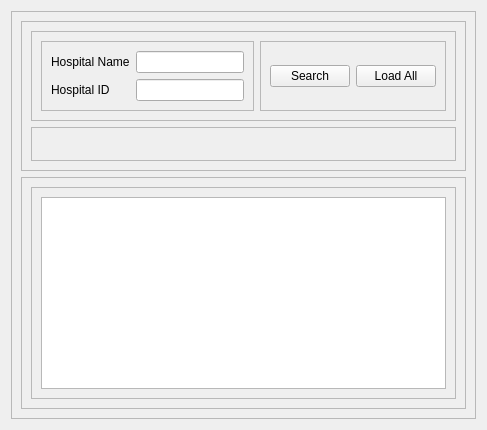
                      <widget class="QWidget" name="viewHospitals">
                       <attribute name="title">
                        <string>View Hospitals</string>
                       </attribute>
                       <layout class="QHBoxLayout" name="horizontalLayout_5">
                        <item>
                         <widget class="QFrame" name="frame_11">
                          <property name="frameShape">
                           <enum>QFrame::StyledPanel</enum>
                          </property>
                          <property name="frameShadow">
                           <enum>QFrame::Raised</enum>
                          </property>
                          <layout class="QVBoxLayout" name="verticalLayout_15">
                           <item>
                            <widget class="QFrame" name="frame_9">
                             <property name="frameShape">
                              <enum>QFrame::StyledPanel</enum>
                             </property>
                             <property name="frameShadow">
                              <enum>QFrame::Raised</enum>
                             </property>
                             <layout class="QVBoxLayout" name="verticalLayout_14">
                              <item>
                               <widget class="QFrame" name="frame_5">
                                <property name="frameShape">
                                 <enum>QFrame::StyledPanel</enum>
                                </property>
                                <property name="frameShadow">
                                 <enum>QFrame::Raised</enum>
                                </property>
                                <layout class="QHBoxLayout" name="horizontalLayout_2">
                                 <item>
                                  <widget class="QFrame" name="frame_6">
                                   <property name="frameShape">
                                    <enum>QFrame::StyledPanel</enum>
                                   </property>
                                   <property name="frameShadow">
                                    <enum>QFrame::Raised</enum>
                                   </property>
                                   <layout class="QGridLayout" name="gridLayout">
                                    <item row="0" column="0">
                                     <widget class="QLabel" name="viewHospitalNameLabel">
                                      <property name="text">
                                       <string>Hospital Name</string>
                                      </property>
                                     </widget>
                                    </item>
                                    <item row="1" column="0">
                                     <widget class="QLabel" name="viewHospitalIDLabel">
                                      <property name="text">
                                       <string>Hospital ID</string>
                                      </property>
                                     </widget>
                                    </item>
                                    <item row="1" column="1">
                                     <widget class="QLineEdit" name="viewHospitalIDSearchField">
                                      <property name="text">
                                       <string/>
                                      </property>
                                     </widget>
                                    </item>
                                    <item row="0" column="1">
                                     <widget class="QLineEdit" name="viewHospitalNameSearchField">
                                      <property name="text">
                                       <string/>
                                      </property>
                                     </widget>
                                    </item>
                                   </layout>
                                  </widget>
                                 </item>
                                 <item>
                                  <widget class="QFrame" name="frame_8">
                                   <property name="frameShape">
                                    <enum>QFrame::StyledPanel</enum>
                                   </property>
                                   <property name="frameShadow">
                                    <enum>QFrame::Raised</enum>
                                   </property>
                                   <layout class="QHBoxLayout" name="horizontalLayout_3">
                                    <item>
                                     <widget class="QPushButton" name="viewHospitalsSearchButton">
                                      <property name="text">
                                       <string>Search</string>
                                      </property>
                                     </widget>
                                    </item>
                                    <item>
                                     <widget class="QPushButton" name="viewHospitalsLoadButton">
                                      <property name="text">
                                       <string>Load All</string>
                                      </property>
                                     </widget>
                                    </item>
                                   </layout>
                                  </widget>
                                 </item>
                                </layout>
                               </widget>
                              </item>
                              <item>
                               <widget class="QFrame" name="frame_13">
                                <property name="frameShape">
                                 <enum>QFrame::StyledPanel</enum>
                                </property>
                                <property name="frameShadow">
                                 <enum>QFrame::Raised</enum>
                                </property>
                                <layout class="QVBoxLayout" name="verticalLayout_12">
                                 <item>
                                  <widget class="QLabel" name="HospitalSearchLabel">
                                   <property name="text">
                                    <string/>
                                   </property>
                                  </widget>
                                 </item>
                                </layout>
                               </widget>
                              </item>
                             </layout>
                            </widget>
                           </item>
                           <item>
                            <widget class="QFrame" name="frame_10">
                             <property name="frameShape">
                              <enum>QFrame::StyledPanel</enum>
                             </property>
                             <property name="frameShadow">
                              <enum>QFrame::Raised</enum>
                             </property>
                             <layout class="QVBoxLayout" name="verticalLayout_11">
                              <item>
                               <widget class="QFrame" name="frame_4">
                                <property name="frameShape">
                                 <enum>QFrame::StyledPanel</enum>
                                </property>
                                <property name="frameShadow">
                                 <enum>QFrame::Raised</enum>
                                </property>
                                <layout class="QVBoxLayout" name="verticalLayout_10">
                                 <item>
                                  <widget class="QTableView" name="HospitalQueryTable"/>
                                 </item>
                                </layout>
                               </widget>
                              </item>
                             </layout>
                            </widget>
                           </item>
                          </layout>
                         </widget>
                        </item>
                       </layout>
                      </widget>
